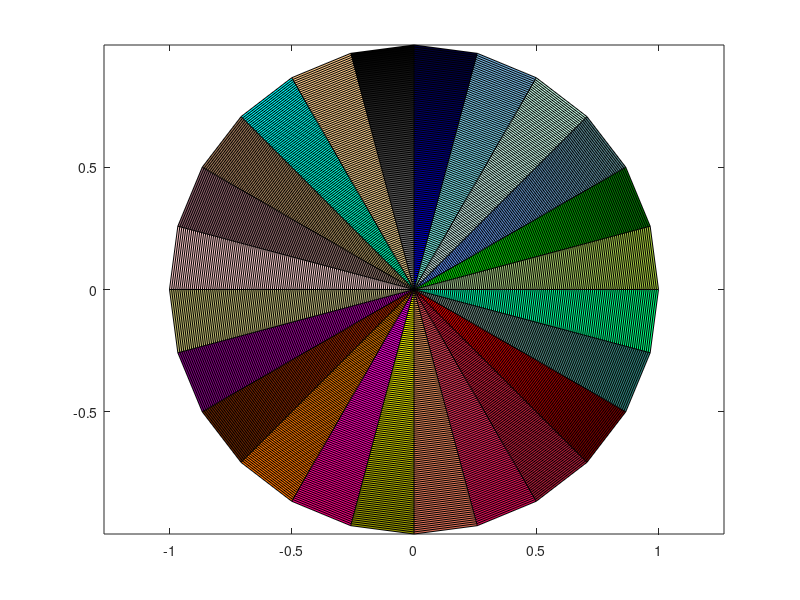

Write MATLAB code to recreate this figure.
% -------------------------------------
% Create a master map
% Dependency: color_bank.mat
load ('color_bank_1.mat');
master_map = [];
for i = [18,17,16,15,14,13,12,11,10,9,8,7,6,5,4,3,2,1,24,23,22,21,20,19]
    map = strcat('map',int2str(i));
    master_map = vertcat(master_map, eval(map));
end

% -------------------------------------
% Clear color bank
for i = 1:24
    map = strcat('map',int2str(i));
    clear(map);
end
% -------------------------------------

% -------------------------------------
% Create color index to reference with color map(master map)
counter =  0;
for i = 1:24
   for c = 1:120
       counter = counter + 1;
       color_index(c,i) = counter; 
   end
end
color_index(:,25) = color_index(:,1);
% -------------------------------------

% -------------------------------------
% Draw circle and embed colors
no_circle_segments = 12;
no_of_circles = (0:119)'/119;
theta = pi * (-no_circle_segments : no_circle_segments) / no_circle_segments;

X = no_of_circles * cos(theta);
Y = no_of_circles * sin(theta);

% C = no_of_circles * cos(2 * theta); % reference line

pcolor(X,Y,color_index); colormap(master_map);
axis equal tight;
% -------------------------------------

% -------------------------------------
% Clean up code
for i = 1:24
    map = strcat('map',int2str(i));
    clear(map);
end

clear theta;
clear no_of_circles;
clear no_circle_segments;
clear map;
clear i;
clear counter;
clear c;
clear C;
% -------------------------------------